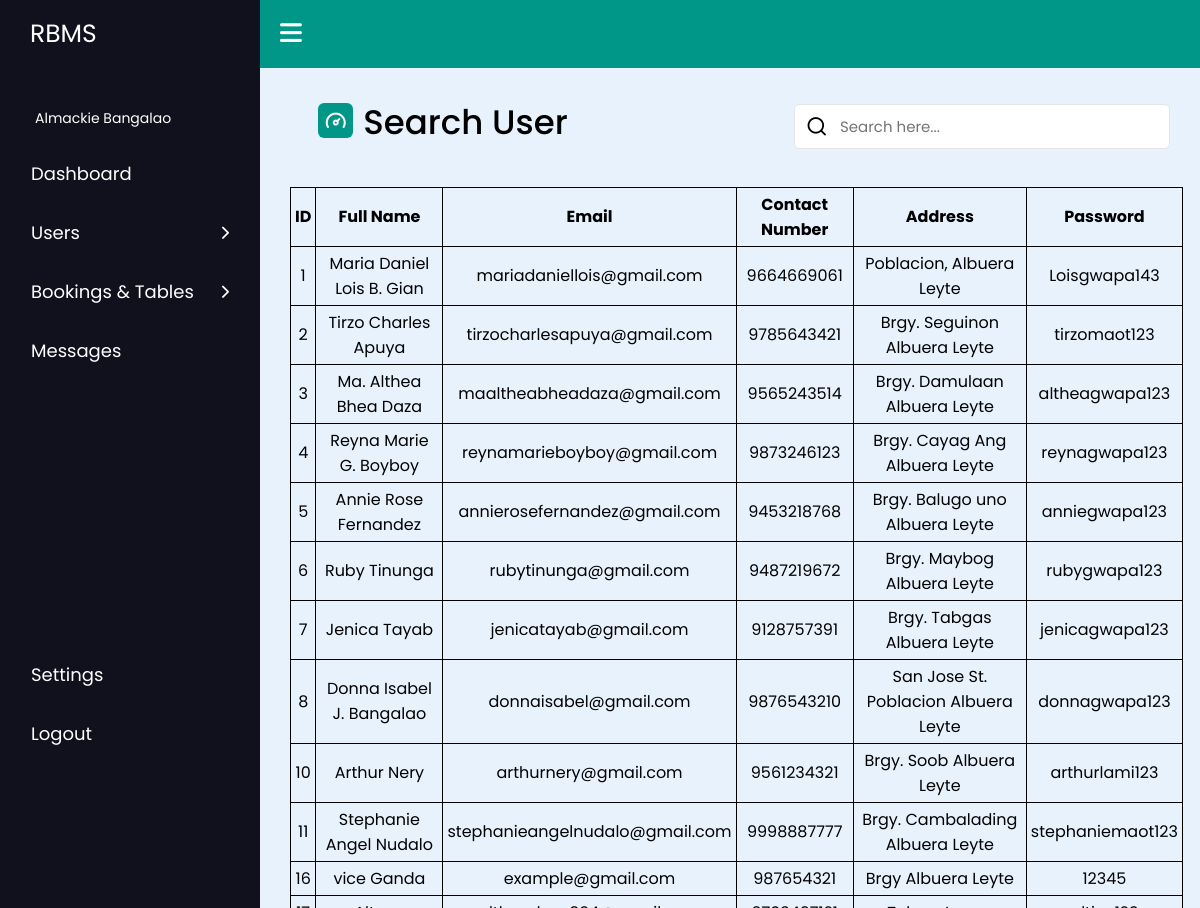
The app's page /Php_Codes/AdminPage_searchuser.php with its own data.
### tables this page shows
CREATE TABLE `users` (
  `id` int(100) NOT NULL,
  `fullname` varchar(200) NOT NULL,
  `email` varchar(200) NOT NULL,
  `contact_number` varchar(50) NOT NULL,
  `full_address` varchar(200) NOT NULL,
  `valid_password` varchar(100) NOT NULL,
  `profile_image` varchar(255) DEFAULT NULL
);

### Php_Codes/AdminPage_searchuser.php (the view, shortened to what this page needs)
<!DOCTYPE html>
<html lang="en">
  <head>
    <link rel="stylesheet" href="https://cdnjs.cloudflare.com/ajax/libs/font-awesome/6.0.0-beta3/css/all.min.css" />
    <link rel="stylesheet" href="https://unicons.iconscout.com/release/v4.0.0/css/line.css">
    <link rel="stylesheet" type="text/css" href="../Css_Codes/AdminPage_searchuserstyle.css">
  </head>
  <body>
    <nav class="sidebar">
      <a href="#" class="logo">RBMS</a>
      <div class="menu-content">
        <ul class="menu-items">
          <div class="menu-title">Almackie Bangalao
          </div>
          <li class="item">
            <a href="../Php_Codes/AdminPage_Dashboard.php">Dashboard</a>
          </li>
          <li class="item">
            <div class="submenu-item">
              <span>Users</span>
              <i class="fa-solid fa-chevron-right"></i>
            </div>
          </li>
          <li class="item">
            <div class="submenu-item">
              <span>Bookings & Tables
              </span>
              <i class="fa-solid fa-chevron-right"></i>
            </div>
          </li>
          <li class="item">
            <a href="../Php_Codes/AdminPage_messages.php">Messages</a>
          </li>
          <li class="item bottom1">
                    <a href="#">Settings</a>
                </li>
                <li class="item bottom2">
                    <a href="../Html_Codes/HomePage.html">Logout</a>
                </li>
        </ul>
      </div>
    </nav>
    <nav class="navbar">
      <i class="fa-solid fa-bars" id="sidebar-close"></i>
    </nav>
    <main class="main">
    <div class="title">
            <i class="uil uil-tachometer-fast-alt"></i>
            <span class="text" id="text1">Search User</span>
        </div>
            <div class="search-box">
                <a href="#"><i class="uil uil-search"></i></a>
                <input type="text" id="searchInput" placeholder="Search here...">
            </div>
        <table border="1" style="text-align:center; border-color:#000;">
        <tr>
            <th>ID</th>
            <th>Full Name</th>
            <th>Email</th>
            <th>Contact Number</th>
            <th>Address</th>
            <th>Password</th>
        </tr>
        <?php
        $conn = mysqli_connect("localhost","root","","user_info");
        $sql = "SELECT id, fullname, email, contact_number, full_address, valid_password from users";
        $result = $conn->query($sql);
        if($result->num_rows>0) {
            while($row = $result->fetch_assoc()) {
                echo "<tr><td>".$row["id"].
                "</td><td>".$row["fullname"].
                "</td><td>".$row["email"].
                "</td><td>".$row["contact_number"].
                "</td><td>".$row["full_address"].
                "</td><td>".$row["valid_password"]."</td></tr>";
            }
            echo"</table>";
        }
        else{
            echo"0 result";
        }
        ?>
    </main>
  </body>
</html>

### Css_Codes/AdminPage_searchuserstyle.css (style rules this page uses)
:root { --border-color: #e6e5e5; --panel-color: #FFF; --text-color: #000; --title-icon-color: #fff; --primary-color: #009688; }
* { margin: 0; padding: 0; box-sizing: border-box; font-family: "Poppins", sans-serif; }
.sidebar { display: flex; flex-direction: column; position: fixed; height: 100vh; width: 260px; background: #11101d; padding: 15px; z-index: 99; }
.logo { font-size: 25px; padding: 0 15px; }
.sidebar a { color: #fff; text-decoration: none; }
.menu-content { position: relative; height: 100%; width: 100%; margin-top: 40px; overflow-y: scroll; flex: 1; }
.menu-items { height: 100%; width: 100%; list-style: none; transition: all 0.4s ease; padding: 0; }
.menu-title { color: #fff; font-size: 14px; padding: 15px 20px; }
.item { font-size: 18px; }
.item.bottom1 { margin-top: 115%; }
.item a { color: #fff; text-decoration: none; }
.item a, .submenu-item { padding: 16px; display: inline-block; width: 100%; border-radius: 12px; }
.item i { font-size: 14px; }
.submenu-item { display: flex; justify-content: space-between; align-items: center; color: #fff; cursor: pointer; }
.navbar, .main { left: 260px; width: calc(100% - 260px); transition: all 0.5s ease; z-index: 1000; }
.navbar { position: fixed; color: #fff; padding: 15px 20px; font-size: 25px; background: #009688; cursor: pointer; }
.navbar #sidebar-close { cursor: pointer; }
.main { position: relative; display: flex; height: 100vh; z-index: 100; background: #e7f2fd; overflow: hidden; overflow-y: auto; }
.title { align-items: center; margin: 30px 0; position: absolute; top: 8%; left: 3%; }
.title i { height: 35px; width: 35px; background-color: var(--primary-color); border-radius: 6px; color: var(--title-icon-color); display: flex; align-items: center; justify-content: center; font-size: 24px; margin-left: 30px; }
.title #text1 { position: absolute; font-size: 34px; font-weight: 500; color: var(--text-color); margin-left: 10px; top: -15%; left: 100%; width: 50rem; }
table { width: 95%; max-height: 110px; overflow-y: auto; border-collapse: collapse; margin-top: 5px; margin-left: auto; margin-right: auto; position: absolute; top: 20%; left: 30px; border-radius: 15px; border: none; }
th, td { text-align: center; padding: 4px; }
.search-box input { position: absolute; border: 1px solid var(--border-color); padding: 0 20px 0 45px; border-radius: 5px; height: 5%; width: 40%; color: var(--text-color); font-size: 15px; font-weight: 400; outline: none; right: 30px; z-index: 1; top: 11.4%; }
.search-box a i { position: absolute; right: 39.6%; font-size: 22px; z-index: 2; top: 13.9%; transform: translateY(-50%); color: black; }

### records on screen
users: id "1", fullname "Maria Daniel Lois B. Gian", email "mariadaniellois@gmail.com", contact_number "9664669061", full_address "Poblacion, Albuera Leyte", valid_password "Loisgwapa143"
users: id "2", fullname "Tirzo Charles Apuya", email "tirzocharlesapuya@gmail.com", contact_number "9785643421", full_address "Brgy. Seguinon Albuera Leyte", valid_password "tirzomaot123"
users: id "3", fullname "Ma. Althea Bhea Daza", email "maaltheabheadaza@gmail.com", contact_number "9565243514", full_address "Brgy. Damulaan Albuera Leyte", valid_password "altheagwapa123"
users: id "4", fullname "Reyna Marie G. Boyboy", email "reynamarieboyboy@gmail.com", contact_number "9873246123", full_address "Brgy. Cayag Ang Albuera Leyte", valid_password "reynagwapa123"
users: id "5", fullname "Annie Rose Fernandez", email "annierosefernandez@gmail.com", contact_number "9453218768", full_address "Brgy. Balugo uno Albuera Leyte", valid_password "anniegwapa123"
users: id "6", fullname "Ruby Tinunga", email "rubytinunga@gmail.com", contact_number "9487219672", full_address "Brgy. Maybog Albuera Leyte", valid_password "rubygwapa123"
users: id "7", fullname "Jenica Tayab", email "jenicatayab@gmail.com", contact_number "9128757391", full_address "Brgy. Tabgas Albuera Leyte", valid_password "jenicagwapa123"
users: id "8", fullname "Donna Isabel J. Bangalao", email "donnaisabel@gmail.com", contact_number "9876543210", full_address "San Jose St. Poblacion Albuera Leyte", valid_password "donnagwapa123"
users: id "10", fullname "Arthur Nery", email "arthurnery@gmail.com", contact_number "9561234321", full_address "Brgy. Soob Albuera Leyte", valid_password "arthurlami123"
users: id "11", fullname "Stephanie Angel Nudalo", email "stephanieangelnudalo@gmail.com", contact_number "9998887777", full_address "Brgy. Cambalading Albuera Leyte", valid_password "stephaniemaot123"
users: id "16", fullname "vice Ganda", email "example@gmail.com", contact_number "987654321", full_address "Brgy Albuera Leyte", valid_password "12345"
